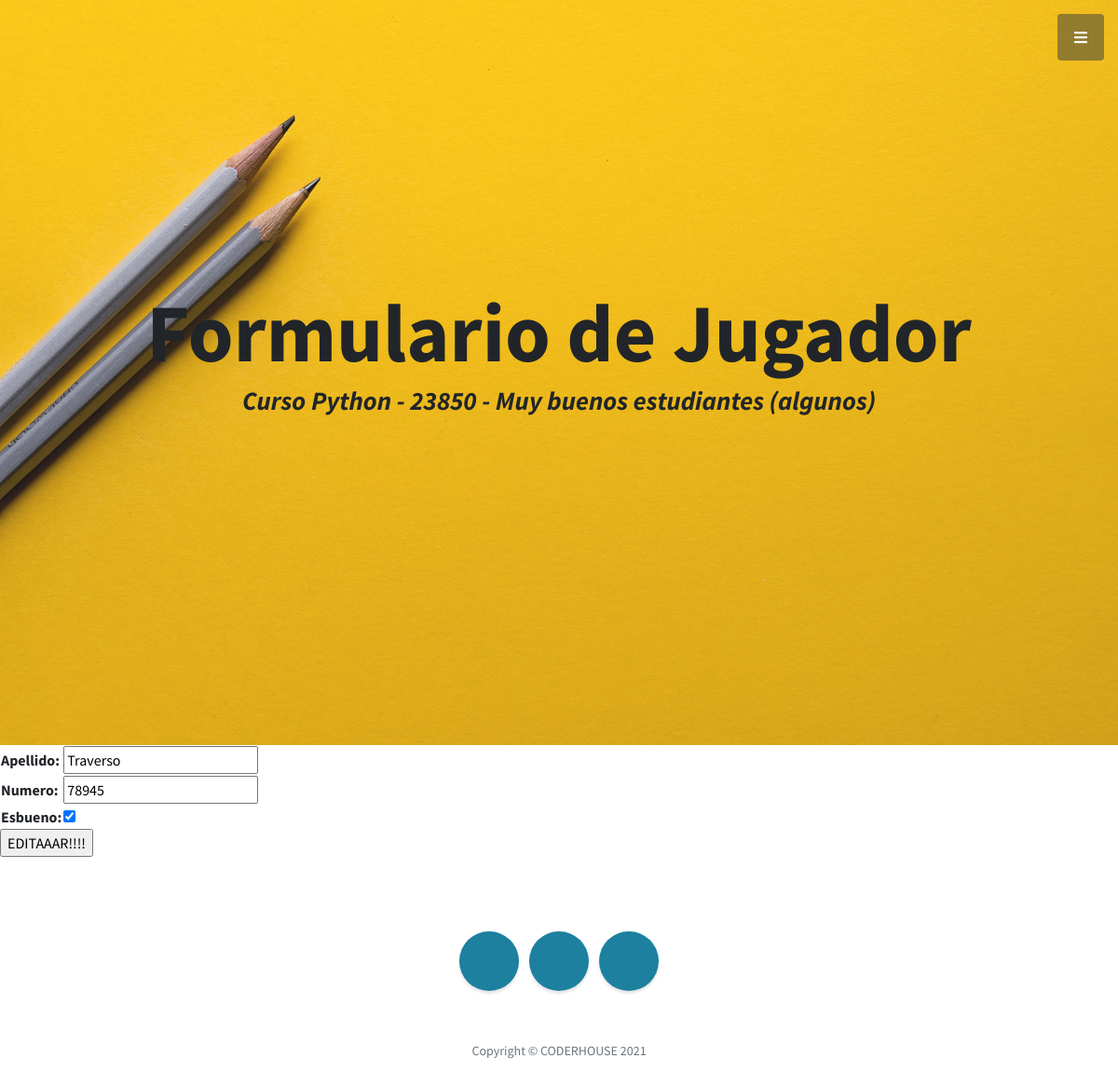
Page /AppCoder/editarJugador/78945/ on the committed database.
### AppCoder/models.py (models this page shows, shortened)
class Jugador(models.Model):
    apellido = models.CharField(max_length=40)
    numero = models.IntegerField()
    esBueno = models.BooleanField()

### AppCoder/views.py (the view)
# urls.py: path('editarJugador/<numero_para_editar>/', views.editarJugador, name="EditarJugador"),
def editarJugador(request, numero_para_editar):
    jugador = Jugador.objects.get(numero=numero_para_editar)
    if request.method == "POST":
        miFormulario = JugadorFormulario(request.POST)
        if miFormulario.is_valid():  #va con ()
            informacion = miFormulario.cleaned_data
            jugador.apellido = informacion["apellido"]
            jugador.numero = informacion["numero"]
            jugador.esBueno = informacion["esBueno"]
            jugador.save() #Es el que guarda en la BD
            return render(request, 'AppCoder/inicio.html')
    else:
        miFormulario = JugadorFormulario(initial={"apellido":jugador.apellido,"numero":jugador.numero,"esBueno":jugador.esBueno})
    return render(request, 'AppCoder/editarJugador.html',{"miFormulario":miFormulario,"numero_para_editar":numero_para_editar})

### AppCoder/forms.py
class JugadorFormulario(forms.Form):
    apellido = forms.CharField(max_length=40)
    numero = forms.IntegerField()
    esBueno = forms.BooleanField()

### AppCoder/templates/AppCoder/editarJugador.html (shortened to what this page needs)
{% extends "AppCoder/padre.html" %}
{% load static %}
        {% block contenido2 %}
            <h1 class="mb-1">Formulario de Jugador</h1>
        {% endblock %}
        {% block contenido %}
            <form action="" method="POST">{% csrf_token %}
                <table>
                {{  miFormulario.as_table    }}
                </table>
                <input type="submit" value="EDITAAAR!!!!">
            </form>
        {% endblock %}

### rows in the picture
Jugador: apellido "Traverso", numero "78945", esBueno "☑"
